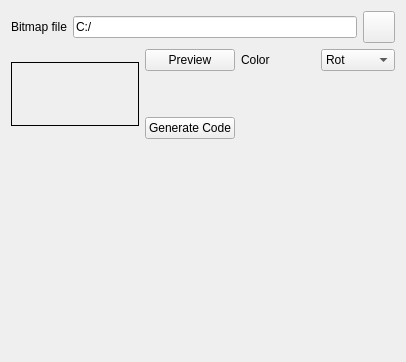
<?xml version="1.0" encoding="UTF-8"?>
<ui version="4.0">
 <class>UIBitmapConversion</class>
 <widget class="QWidget" name="UIBitmapConversion">
  <property name="geometry">
   <rect>
    <x>0</x>
    <y>0</y>
    <width>402</width>
    <height>362</height>
   </rect>
  </property>
  <property name="windowTitle">
   <string>Form</string>
  </property>
  <layout class="QGridLayout" name="gridLayout_2">
   <item row="0" column="0">
    <layout class="QHBoxLayout" name="horizontalLayout">
     <item>
      <widget class="QLabel" name="label">
       <property name="text">
        <string>Bitmap file</string>
       </property>
      </widget>
     </item>
     <item>
      <widget class="QLineEdit" name="leInputFilename">
       <property name="text">
        <string>C:/</string>
       </property>
      </widget>
     </item>
     <item>
      <widget class="QPushButton" name="btnFilePicker">
       <property name="minimumSize">
        <size>
         <width>32</width>
         <height>32</height>
        </size>
       </property>
       <property name="maximumSize">
        <size>
         <width>32</width>
         <height>32</height>
        </size>
       </property>
       <property name="text">
        <string/>
       </property>
       <property name="icon">
        <iconset resource="resources.qrc">
         <normaloff>:/Icons/resources/document-open.png</normaloff>:/Icons/resources/document-open.png</iconset>
       </property>
       <property name="iconSize">
        <size>
         <width>24</width>
         <height>24</height>
        </size>
       </property>
      </widget>
     </item>
    </layout>
   </item>
   <item row="1" column="0">
    <layout class="QGridLayout" name="gridLayout">
     <property name="sizeConstraint">
      <enum>QLayout::SetFixedSize</enum>
     </property>
     <item row="0" column="0" rowspan="3">
      <widget class="QLabel" name="imagePreview">
       <property name="minimumSize">
        <size>
         <width>128</width>
         <height>64</height>
        </size>
       </property>
       <property name="maximumSize">
        <size>
         <width>128</width>
         <height>64</height>
        </size>
       </property>
       <property name="frameShape">
        <enum>QFrame::Box</enum>
       </property>
       <property name="text">
        <string/>
       </property>
      </widget>
     </item>
     <item row="0" column="1">
      <widget class="QPushButton" name="btnPreview">
       <property name="text">
        <string>Preview</string>
       </property>
      </widget>
     </item>
     <item row="1" column="2" rowspan="2" colspan="2">
      <spacer name="horizontalSpacer">
       <property name="orientation">
        <enum>Qt::Horizontal</enum>
       </property>
       <property name="sizeHint" stdset="0">
        <size>
         <width>147</width>
         <height>68</height>
        </size>
       </property>
      </spacer>
     </item>
     <item row="1" column="1">
      <spacer name="verticalSpacer">
       <property name="orientation">
        <enum>Qt::Vertical</enum>
       </property>
       <property name="sizeType">
        <enum>QSizePolicy::Minimum</enum>
       </property>
       <property name="sizeHint" stdset="0">
        <size>
         <width>68</width>
         <height>13</height>
        </size>
       </property>
      </spacer>
     </item>
     <item row="2" column="1">
      <widget class="QPushButton" name="btnGenerateCode">
       <property name="text">
        <string>Generate Code</string>
       </property>
      </widget>
     </item>
     <item row="0" column="3">
      <widget class="QComboBox" name="cbColors">
       <item>
        <property name="text">
         <string>Rot</string>
        </property>
       </item>
       <item>
        <property name="text">
         <string>Blau</string>
        </property>
       </item>
       <item>
        <property name="text">
         <string>Weiss</string>
        </property>
       </item>
       <item>
        <property name="text">
         <string>Grün</string>
        </property>
       </item>
      </widget>
     </item>
     <item row="0" column="2">
      <widget class="QLabel" name="label_2">
       <property name="text">
        <string>Color</string>
       </property>
      </widget>
     </item>
    </layout>
   </item>
   <item row="2" column="0">
    <spacer name="verticalSpacer_2">
     <property name="orientation">
      <enum>Qt::Vertical</enum>
     </property>
     <property name="sizeHint" stdset="0">
      <size>
       <width>378</width>
       <height>0</height>
      </size>
     </property>
    </spacer>
   </item>
   <item row="3" column="0">
    <widget class="GLCDPreview" name="glcdPreview" native="true">
     <property name="minimumSize">
      <size>
       <width>384</width>
       <height>192</height>
      </size>
     </property>
    </widget>
   </item>
  </layout>
 </widget>
 <customwidgets>
  <customwidget>
   <class>GLCDPreview</class>
   <extends>QWidget</extends>
   <header>glcdpreview.h</header>
  </customwidget>
 </customwidgets>
 <resources>
  <include location="resources.qrc"/>
 </resources>
 <connections>
  <connection>
   <sender>btnFilePicker</sender>
   <signal>clicked()</signal>
   <receiver>UIBitmapConversion</receiver>
   <slot>pickInputFile()</slot>
   <hints>
    <hint type="sourcelabel">
     <x>379</x>
     <y>25</y>
    </hint>
    <hint type="destinationlabel">
     <x>335</x>
     <y>44</y>
    </hint>
   </hints>
  </connection>
  <connection>
   <sender>btnPreview</sender>
   <signal>clicked()</signal>
   <receiver>UIBitmapConversion</receiver>
   <slot>convert2GLCD()</slot>
   <hints>
    <hint type="sourcelabel">
     <x>191</x>
     <y>59</y>
    </hint>
    <hint type="destinationlabel">
     <x>396</x>
     <y>102</y>
    </hint>
   </hints>
  </connection>
  <connection>
   <sender>btnGenerateCode</sender>
   <signal>clicked()</signal>
   <receiver>UIBitmapConversion</receiver>
   <slot>showCCode()</slot>
   <hints>
    <hint type="sourcelabel">
     <x>187</x>
     <y>133</y>
    </hint>
    <hint type="destinationlabel">
     <x>298</x>
     <y>129</y>
    </hint>
   </hints>
  </connection>
  <connection>
   <sender>cbColors</sender>
   <signal>currentIndexChanged(QString)</signal>
   <receiver>UIBitmapConversion</receiver>
   <slot>setGLCDColor(QString)</slot>
   <hints>
    <hint type="sourcelabel">
     <x>356</x>
     <y>65</y>
    </hint>
    <hint type="destinationlabel">
     <x>347</x>
     <y>151</y>
    </hint>
   </hints>
  </connection>
 </connections>
 <slots>
  <slot>pickInputFile()</slot>
  <slot>convert2GLCD()</slot>
  <slot>showCCode()</slot>
  <slot>setGLCDColor(QString)</slot>
 </slots>
</ui>
